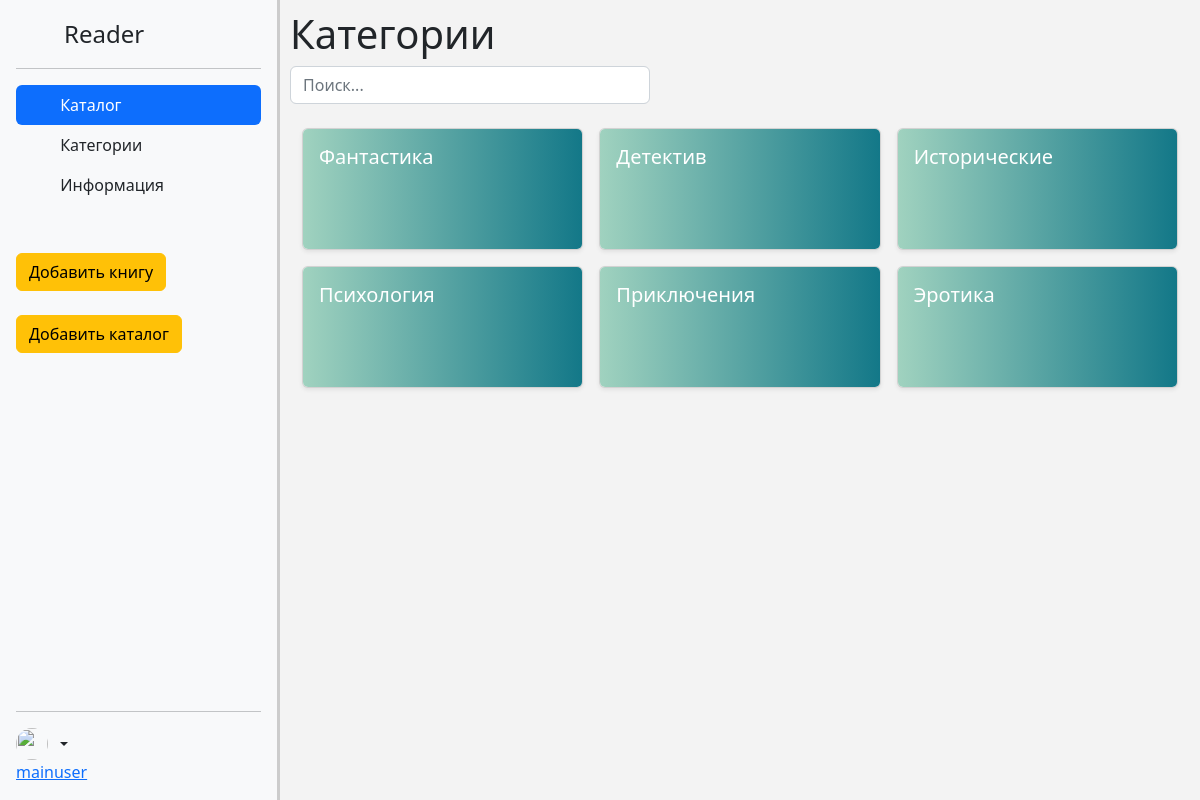
/viewCategories (signed in), run on the app's committed database.
### main/models.py (models this page shows, shortened)
class Categories(models.Model):
    name = models.CharField(max_length=50)

### main/views.py (the view)
# urls.py: path("viewCategories", viewCategories.as_view(), name='viewCategories'),
class viewCategories(View):
    def get(self, request):
        context = {}
        if 'login' in request.session:
            context['name'] = request.session['login']
        context['categories'] = Categories.objects.all()
        return render(request, "main/categories.html", context=context)

### main/templates/main/categories.html (shortened to what this page needs)
{% extends 'base/index.html' %}
{% block main %}
<div id="outer-container">
  {% include 'base/header.html' %}
  <div id="content">
    <h1>Категории</h1>
    <input id="search" type="text" class="form-control" placeholder="Поиск..." style="width: 40%" /><br />
    <div class="container">
      <div class="row row-cols-1 row-cols-sm-2 row-cols-md-3 g-3">
        {% for i in categories %}
        <a class="cats" style="text-decoration: none; color: white;" href="{% url 'index' %}?id={{i.id}}">
          <div class="col">
            <div class="card shadow-sm">
              <div id="categoryItem" class="card-body">
                <h5>{{i.name}}</h5>
              </div>
            </div>
          </div>
        </a>
        {% endfor %}
      </div>
    </div>
  </div>
</div>
{% endblock main %}

### static/css/style.css (style rules this page uses)
body { background: rgb(243, 243, 243); }
#outer-container { display: table; width: 100%; height: 100%; }
#content { display: table-cell; width: 85%; vertical-align: top; height: 100vh; padding: 10px; }
#categoryItem { height: 120px; background-image: linear-gradient( to right, #a0d2bf 0%, #107687 51%, #a0d2bf 100% ); background-size: 200% auto; transition: 0.5s; cursor: pointer; border-radius: 5px; }

### data on the page
Categories: name "Фантастика"
Categories: name "Детектив"
Categories: name "Исторические"
Categories: name "Психология"
Categories: name "Приключения"
Categories: name "Эротика"

### other printed values
{{ name }} "mainuser"
